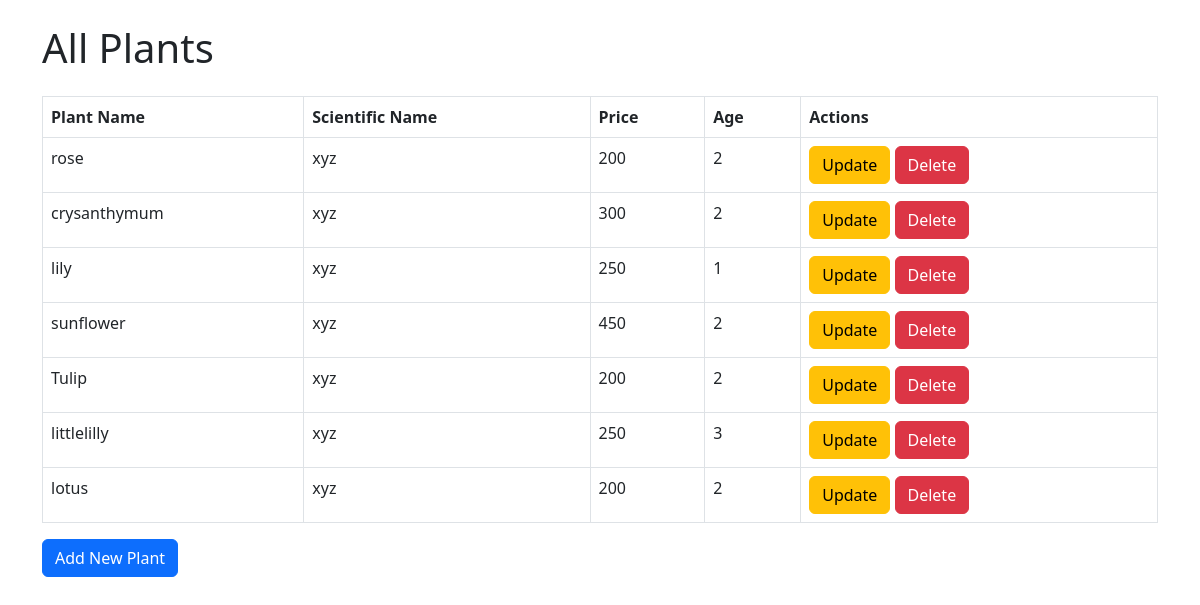
/all/plants/, run on the app's committed database.
### eco/models.py (models this page shows, shortened)
class Plant(models.Model):
    plant_name=models.TextField(max_length=100)
    scientific_name=models.TextField(max_length=100)
    price=models.IntegerField(default=100)
    age=models.IntegerField(default=1)
    pic=models.ImageField(null=True)
    imported=models.BooleanField(default=False)

### eco/views.py (the view)
# urls.py: path('all/plants/',all_plants, name = "all_plants"),
def all_plants(request):
    plants = Plant.objects.all()
    return render(request, 'all_plants.html', {'plants': plants})

### eco/templates/all_plants.html (shortened to what this page needs)
<!DOCTYPE html>
<html lang="en">
<head>
    <link rel="stylesheet" href="https://cdn.jsdelivr.net/npm/bootstrap@5.3.0-alpha1/dist/css/bootstrap.min.css">
</head>
<body>
    <div class="container">
        <h1 class="my-4">All Plants</h1>
        <table class="table table-bordered">
            <thead>
                <tr>
                    <th>Plant Name</th>
                    <th>Scientific Name</th>
                    <th>Price</th>
                    <th>Age</th>
                    <th>Actions</th>
                </tr>
            </thead>
            <tbody>
                {% for plant in plants %}
                <tr>
                    <td>{{ plant.plant_name }}</td>
                    <td>{{ plant.scientific_name }}</td>
                    <td>{{ plant.price }}</td>
                    <td>{{ plant.age }}</td>
                    <td>
                         <a href="{% url 'update_plant' plant.id %}" class="btn btn-warning">Update</a>
                        <a href="{% url 'delete_plant' plant.id %}" class="btn btn-danger">Delete</a>
                    </td>
                </tr>
                {% endfor %}
            </tbody>
        </table>
        <a href="/plants/add/"class="btn btn-primary">Add New Plant</a>
    </div>
</body>
</html>

### data on the page
Plant: plant_name "rose", scientific_name "xyz", price "200", age "2"
Plant: plant_name "crysanthymum", scientific_name "xyz", price "300", age "2"
Plant: plant_name "lily", scientific_name "xyz", price "250", age "1"
Plant: plant_name "sunflower", scientific_name "xyz", price "450", age "2"
Plant: plant_name "Tulip", scientific_name "xyz", price "200", age "2"
Plant: plant_name "littlelilly", scientific_name "xyz", price "250", age "3"
Plant: plant_name "lotus", scientific_name "xyz", price "200", age "2"
